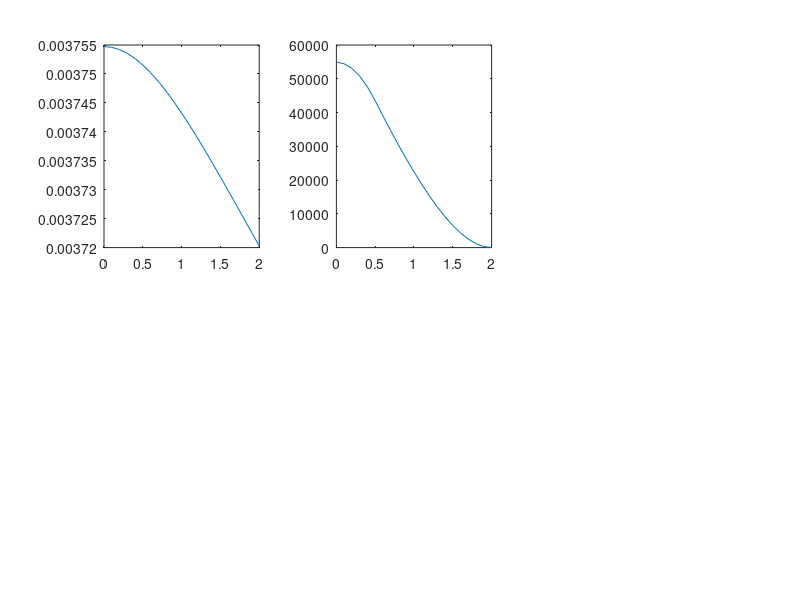

Source code (MATLAB):
clc;clear
EI1=2083.3e6;EI2=EI1/10;ks1=250e6;ks2=ks1/20;gama=2e4;h=1.543;q1=1e5;q2=0;L1=2;L2=5;s=0.5;ds=0.1;
J=((ks1+ks2)*EI1/ks1+EI2)*ks1/(EI1*EI2);K=(ks1*ks2)/(EI1*EI2);M=ks1*gama*h/(EI1*EI2)+(ks1+ks2)*(q1+q2)/(EI1*EI2);
Md=ks1*gama*h/(EI1*EI2)+(ks1+ks2)*q2/(EI1*EI2);
beta2=((J-(J^2-4*K)^0.5)/8)^0.25;beta3=((J+(J^2-4*K)^0.5)/8)^0.25;beta7=(ks2/(4*EI2))^0.25;
D2=1-4*(EI1/ks1)*(beta2^4);D3=1-4*(EI1/ks1)*(beta3^4);
u1=gama*h/ks2;u2=-(q1+q2)/ks1;u2d=-q2/ks1;u3=M/K;u3d=Md/K;
format long
x=0;
a0101=beta2;
a0102=beta2;
a0103=-beta2;
a0104=beta2;
a0105=beta3;
a0106=beta3;
a0107=-beta3;
a0108=beta3;
a0109=0;
a0110=0;
a0111=0;
a0112=0;
a0113=0;
a0114=0;
a0115=0;
a0116=0;
a0117=0;
a0118=0;
a0119=0;
a0120=0;
x=0;
a0201=-2*beta2^3;
a0202=2*beta2^3;
a0203=2*beta2^3;
a0204=2*beta2^3;
a0205=-2*beta3^3;
a0206=2*beta3^3;
a0207=2*beta3^3;
a0208=2*beta3^3;
a0209=0;
a0210=0;
a0211=0;
a0212=0;
a0213=0;
a0214=0;
a0215=0;
a0216=0;
a0217=0;
a0218=0;
a0219=0;
a0220=0;
x=L1;
a0301=0;
a0302=0;
a0303=0;
a0304=0;
a0305=0;
a0306=0;
a0307=0;
a0308=0;
a0309=-2*beta2^2*exp(beta2*x)*sin(beta2*x);
a0310=2*beta2^2*exp(beta2*x)*cos(beta2*x);
a0311=2*beta2^2*exp(-beta2*x)*sin(beta2*x);
a0312=-2*beta2^2*exp(-beta2*x)*cos(beta2*x);
a0313=-2*beta3^2*exp(beta3*x)*sin(beta3*x);
a0314=2*beta3^2*exp(beta3*x)*cos(beta3*x);
a0315=2*beta3^2*exp(-beta3*x)*sin(beta3*x);
a0316=-2*beta3^2*exp(-beta3*x)*cos(beta3*x);
a0317=0;
a0318=0;
a0319=0;
a0320=0;
x=L1;
a0401=0;
a0402=0;
a0403=0;
a0404=0;
a0405=0;
a0406=0;
a0407=0;
a0408=0;
a0409=-2*beta2^3*exp(beta2*x)*(sin(beta2*x)+cos(beta2*x));
a0410=2*beta2^3*exp(beta2*x)*(cos(beta2*x)-sin(beta2*x));
a0411=2*beta2^3*exp(-beta2*x)*(cos(beta2*x)-sin(beta2*x));
a0412=2*beta2^3*exp(-beta2*x)*(sin(beta2*x)+cos(beta2*x));
a0413=-2*beta3^3*exp(beta3*x)*(sin(beta3*x)+cos(beta3*x));
a0414=2*beta3^3*exp(beta3*x)*(cos(beta3*x)-sin(beta3*x));
a0415=2*beta3^3*exp(-beta3*x)*(cos(beta3*x)-sin(beta3*x));
a0416=2*beta3^3*exp(-beta3*x)*(cos(beta3*x)+sin(beta3*x));
a0417=0;
a0418=0;
a0419=0;
a0420=0;
x=0;
a0501=D2*beta2;
a0502=D2*beta2;
a0503=-D2*beta2;
a0504=D2*beta2;
a0505=D3*beta3;
a0506=D3*beta3;
a0507=-D3*beta3;
a0508=D3*beta3;
a0509=0;
a0510=0;
a0511=0;
a0512=0;
a0513=0;
a0514=0;
a0515=0;
a0516=0;
a0517=0;
a0518=0;
a0519=0;
a0520=0;
x=0;
a0601=-2*D2*beta2^3;
a0602=2*D2*beta2^3;
a0603=2*D2*beta2^3;
a0604=2*D2*beta2^3;
a0605=-2*D3*beta3^3;
a0606=2*D3*beta3^3;
a0607=2*D3*beta3^3;
a0608=2*D3*beta3^3;
a0609=0;
a0610=0;
a0611=0;
a0612=0;
a0613=0;
a0614=0;
a0615=0;
a0616=0;
a0617=0;
a0618=0;
a0619=0;
a0620=0;
x=L2;
a0701=0;
a0702=0;
a0703=0;
a0704=0;
a0705=0;
a0706=0;
a0707=0;
a0708=0;
a0709=0;
a0710=0;
a0711=0;
a0712=0;
a0713=0;
a0714=0;
a0715=0;
a0716=0;
a0717=-2*beta7^2*exp(beta7*x)*sin(beta7*x);
a0718=2*beta7^2*exp(beta7*x)*cos(beta7*x);
a0719=2*beta7^2*exp(-beta7*x)*sin(beta7*x);
a0720=-2*beta7^2*exp(-beta7*x)*cos(beta7*x);
x=L2;
a0801=0;
a0802=0;
a0803=0;
a0804=0;
a0805=0;
a0806=0;
a0807=0;
a0808=0;
a0809=0;
a0810=0;
a0811=0;
a0812=0;
a0813=0;
a0814=0;
a0815=0;
a0816=0;
a0817=-2*beta7^3*exp(beta7*x)*(cos(beta7*x)+sin(beta7*x));
a0818=2*beta7^3*exp(beta7*x)*(cos(beta7*x)-sin(beta7*x));
a0819=2*beta7^3*exp(-beta7*x)*(cos(beta7*x)-sin(beta7*x));
a0820=2*beta7^3*exp(-beta7*x)*(cos(beta7*x)+sin(beta7*x));
x=s;
a0901=exp(beta2*x)*cos(beta2*x);
a0902=exp(beta2*x)*sin(beta2*x);
a0903=exp(-beta2*x)*cos(beta2*x);
a0904=exp(-beta2*x)*sin(beta2*x);
a0905=exp(beta3*x)*cos(beta3*x);
a0906=exp(beta3*x)*sin(beta3*x);
a0907=exp(-beta3*x)*cos(beta3*x);
a0908=exp(-beta3*x)*sin(beta3*x);
a0909=-exp(beta2*x)*cos(beta2*x);
a0910=-exp(beta2*x)*sin(beta2*x);
a0911=-exp(-beta2*x)*cos(beta2*x);
a0912=-exp(-beta2*x)*sin(beta2*x);
a0913=-exp(beta3*x)*cos(beta3*x);
a0914=-exp(beta3*x)*sin(beta3*x);
a0915=-exp(-beta3*x)*cos(beta3*x);
a0916=-exp(-beta3*x)*sin(beta3*x);
a0917=0;
a0918=0;
a0919=0;
a0920=0;
x=s;
a1001=beta2*exp(beta2*x)*(cos(beta2*x)-sin(beta2*x));
a1002=beta2*exp(beta2*x)*(cos(beta2*x)+sin(beta2*x));
a1003=-beta2*exp(-beta2*x)*(cos(beta2*x)+sin(beta2*x));
a1004=beta2*exp(-beta2*x)*(cos(beta2*x)-sin(beta2*x));
a1005=beta3*exp(beta3*x)*(cos(beta3*x)-sin(beta3*x));
a1006=beta3*exp(beta3*x)*(cos(beta3*x)+sin(beta3*x));
a1007=-beta3*exp(-beta3*x)*(cos(beta3*x)+sin(beta3*x));
a1008=beta3*exp(-beta3*x)*(cos(beta3*x)-sin(beta3*x));
a1009=-beta2*exp(beta2*x)*(cos(beta2*x)-sin(beta2*x));
a1010=-beta2*exp(beta2*x)*(cos(beta2*x)+sin(beta2*x));
a1011=beta2*exp(-beta2*x)*(cos(beta2*x)+sin(beta2*x));
a1012=-beta2*exp(-beta2*x)*(cos(beta2*x)-sin(beta2*x));
a1013=-beta3*exp(beta3*x)*(cos(beta3*x)-sin(beta3*x));
a1014=-beta3*exp(beta3*x)*(cos(beta3*x)+sin(beta3*x));
a1015=beta3*exp(-beta3*x)*(cos(beta3*x)+sin(beta3*x));
a1016=-beta3*exp(-beta3*x)*(cos(beta3*x)-sin(beta3*x));
a1017=0;
a1018=0;
a1019=0;
a1020=0;
x=s;
a1101=-2*beta2^2*exp(beta2*x)*sin(beta2*x);
a1102=2*beta2^2*exp(beta2*x)*cos(beta2*x);
a1103=2*beta2^2*exp(-beta2*x)*sin(beta2*x);
a1104=-2*beta2^2*exp(-beta2*x)*cos(beta2*x);
a1105=-2*beta3^2*exp(beta3*x)*sin(beta3*x);
a1106=2*beta3^2*exp(beta3*x)*cos(beta3*x);
a1107=2*beta3^2*exp(-beta3*x)*sin(beta3*x);
a1108=-2*beta3^2*exp(-beta3*x)*cos(beta3*x);
a1109=2*beta2^2*exp(beta2*x)*sin(beta2*x);
a1110=-2*beta2^2*exp(beta2*x)*cos(beta2*x);
a1111=-2*beta2^2*exp(-beta2*x)*sin(beta2*x);
a1112=2*beta2^2*exp(-beta2*x)*cos(beta2*x);
a1113=2*beta3^2*exp(beta3*x)*sin(beta3*x);
a1114=-2*beta3^2*exp(beta3*x)*cos(beta3*x);
a1115=-2*beta3^2*exp(-beta3*x)*sin(beta3*x);
a1116=2*beta3^2*exp(-beta3*x)*cos(beta3*x);
a1117=0;
a1118=0;
a1119=0;
a1120=0;
x=s;
a1201=-2*beta2^3*exp(beta2*x)*(cos(beta2*x)+sin(beta2*x));
a1202=2*beta2^3*exp(beta2*x)*(cos(beta2*x)-sin(beta2*x));
a1203=2*beta2^3*exp(-beta2*x)*(cos(beta2*x)-sin(beta2*x));
a1204=2*beta2^3*exp(-beta2*x)*(cos(beta2*x)+sin(beta2*x));
a1205=-2*beta3^3*exp(beta3*x)*(cos(beta3*x)+sin(beta3*x));
a1206=2*beta3^3*exp(beta3*x)*(cos(beta3*x)-sin(beta3*x));
a1207=2*beta3^3*exp(-beta3*x)*(cos(beta3*x)-sin(beta3*x));
a1208=2*beta3^3*exp(-beta3*x)*(cos(beta3*x)+sin(beta3*x));
a1209=2*beta2^3*exp(beta2*x)*(cos(beta2*x)+sin(beta2*x));
a1210=-2*beta2^3*exp(beta2*x)*(cos(beta2*x)-sin(beta2*x));
a1211=-2*beta2^3*exp(-beta2*x)*(cos(beta2*x)-sin(beta2*x));
a1212=-2*beta2^3*exp(-beta2*x)*(cos(beta2*x)+sin(beta2*x));
a1213=2*beta3^3*exp(beta3*x)*(cos(beta3*x)+sin(beta3*x));
a1214=-2*beta3^3*exp(beta3*x)*(cos(beta3*x)-sin(beta3*x));
a1215=-2*beta3^3*exp(-beta3*x)*(cos(beta3*x)-sin(beta3*x));
a1216=-2*beta3^3*exp(-beta3*x)*(cos(beta3*x)+sin(beta3*x));
a1217=0;
a1218=0;
a1219=0;
a1220=0;
x=s;
a1301=D2*exp(beta2*x)*cos(beta2*x);
a1302=D2*exp(beta2*x)*sin(beta2*x);
a1303=D2*exp(-beta2*x)*cos(beta2*x);
a1304=D2*exp(-beta2*x)*sin(beta2*x);
a1305=D3*exp(beta3*x)*cos(beta3*x);
a1306=D3*exp(beta3*x)*sin(beta3*x);
a1307=D3*exp(-beta3*x)*cos(beta3*x);
a1308=D3*exp(-beta3*x)*sin(beta3*x);
a1309=-D2*exp(beta2*x)*cos(beta2*x);
a1310=-D2*exp(beta2*x)*sin(beta2*x);
a1311=-D2*exp(-beta2*x)*cos(beta2*x);
a1312=-D2*exp(-beta2*x)*sin(beta2*x);
a1313=-D3*exp(beta3*x)*cos(beta3*x);
a1314=-D3*exp(beta3*x)*sin(beta3*x);
a1315=-D3*exp(-beta3*x)*cos(beta3*x);
a1316=-D3*exp(-beta3*x)*sin(beta3*x);
a1317=0;
a1318=0;
a1319=0;
a1320=0;
x=s;
a1401=D2*beta2*exp(beta2*x)*(cos(beta2*x)-sin(beta2*x));
a1402=D2*beta2*exp(beta2*x)*(cos(beta2*x)+sin(beta2*x));
a1403=-D2*beta2*exp(-beta2*x)*(cos(beta2*x)+sin(beta2*x));
a1404=D2*beta2*exp(-beta2*x)*(cos(beta2*x)-sin(beta2*x));
a1405=D3*beta3*exp(beta3*x)*(cos(beta3*x)-sin(beta3*x));
a1406=D3*beta3*exp(beta3*x)*(cos(beta3*x)+sin(beta3*x));
a1407=-D3*beta3*exp(-beta3*x)*(cos(beta3*x)+sin(beta3*x));
a1408=D3*beta3*exp(-beta3*x)*(cos(beta3*x)-sin(beta3*x));
a1409=-D2*beta2*exp(beta2*x)*(cos(beta2*x)-sin(beta2*x));
a1410=-D2*beta2*exp(beta2*x)*(cos(beta2*x)+sin(beta2*x));
a1411=D2*beta2*exp(-beta2*x)*(cos(beta2*x)+sin(beta2*x));
a1412=-D2*beta2*exp(-beta2*x)*(cos(beta2*x)-sin(beta2*x));
a1413=-D3*beta3*exp(beta3*x)*(cos(beta3*x)-sin(beta3*x));
a1414=-D3*beta3*exp(beta3*x)*(cos(beta3*x)+sin(beta3*x));
a1415=D3*beta3*exp(-beta3*x)*(cos(beta3*x)+sin(beta3*x));
a1416=-D3*beta3*exp(-beta3*x)*(cos(beta3*x)-sin(beta3*x));
a1417=0;
a1418=0;
a1419=0;
a1420=0;
x=s;
a1501=-2*D2*beta2^2*exp(beta2*x)*sin(beta2*x);
a1502=2*D2*beta2^2*exp(beta2*x)*cos(beta2*x);
a1503=2*D2*beta2^2*exp(-beta2*x)*sin(beta2*x);
a1504=-2*D2*beta2^2*exp(-beta2*x)*cos(beta2*x);
a1505=-2*D3*beta3^2*exp(beta3*x)*sin(beta3*x);
a1506=2*D3*beta3^2*exp(beta3*x)*cos(beta3*x);
a1507=2*D3*beta3^2*exp(-beta3*x)*sin(beta3*x);
a1508=-2*D3*beta3^2*exp(-beta3*x)*cos(beta3*x);
a1509=2*D2*beta2^2*exp(beta2*x)*sin(beta2*x);
a1510=-2*D2*beta2^2*exp(beta2*x)*cos(beta2*x);
a1511=-2*D2*beta2^2*exp(-beta2*x)*sin(beta2*x);
a1512=2*D2*beta2^2*exp(-beta2*x)*cos(beta2*x);
a1513=2*D3*beta3^2*exp(beta3*x)*sin(beta3*x);
a1514=-2*D3*beta3^2*exp(beta3*x)*cos(beta3*x);
a1515=-2*D3*beta3^2*exp(-beta3*x)*sin(beta3*x);
a1516=2*D3*beta3^2*exp(-beta3*x)*cos(beta3*x);
a1517=0;
a1518=0;
a1519=0;
a1520=0;
x=s;
a1601=-2*D2*beta2^3*exp(beta2*x)*(cos(beta2*x)+sin(beta2*x));
a1602=2*D2*beta2^3*exp(beta2*x)*(cos(beta2*x)-sin(beta2*x));
a1603=2*D2*beta2^3*exp(-beta2*x)*(cos(beta2*x)-sin(beta2*x));
a1604=2*D2*beta2^3*exp(-beta2*x)*(cos(beta2*x)+sin(beta2*x));
a1605=-2*D3*beta3^3*exp(beta3*x)*(cos(beta3*x)+sin(beta3*x));
a1606=2*D3*beta3^3*exp(beta3*x)*(cos(beta3*x)-sin(beta3*x));
a1607=2*D3*beta3^3*exp(-beta3*x)*(cos(beta3*x)-sin(beta3*x));
a1608=2*D3*beta3^3*exp(-beta3*x)*(cos(beta3*x)+sin(beta3*x));
a1609=2*D2*beta2^3*exp(beta2*x)*(cos(beta2*x)+sin(beta2*x));
a1610=-2*D2*beta2^3*exp(beta2*x)*(cos(beta2*x)-sin(beta2*x));
a1611=-2*D2*beta2^3*exp(-beta2*x)*(cos(beta2*x)-sin(beta2*x));
a1612=-2*D2*beta2^3*exp(-beta2*x)*(cos(beta2*x)+sin(beta2*x));
a1613=2*D3*beta3^3*exp(beta3*x)*(cos(beta3*x)+sin(beta3*x));
a1614=-2*D3*beta3^3*exp(beta3*x)*(cos(beta3*x)-sin(beta3*x));
a1615=-2*D3*beta3^3*exp(-beta3*x)*(cos(beta3*x)-sin(beta3*x));
a1616=-2*D3*beta3^3*exp(-beta3*x)*(cos(beta3*x)+sin(beta3*x));
a1617=0;
a1618=0;
a1619=0;
a1620=0;
x=L1;
a1701=0;
a1702=0;
a1703=0;
a1704=0;
a1705=0;
a1706=0;
a1707=0;
a1708=0;
a1709=D2*exp(beta2*x)*cos(beta2*x);
a1710=D2*exp(beta2*x)*sin(beta2*x);
a1711=D2*exp(-beta2*x)*cos(beta2*x);
a1712=D2*exp(-beta2*x)*sin(beta2*x);
a1713=D3*exp(beta3*x)*cos(beta3*x);
a1714=D3*exp(beta3*x)*sin(beta3*x);
a1715=D3*exp(-beta3*x)*cos(beta3*x);
a1716=D3*exp(-beta3*x)*sin(beta3*x);
a1717=-exp(beta7*x)*cos(beta7*x);
a1718=-exp(beta7*x)*sin(beta7*x);
a1719=-exp(-beta7*x)*cos(beta7*x);
a1720=-exp(-beta7*x)*sin(beta7*x);
x=L1;
a1801=0;
a1802=0;
a1803=0;
a1804=0;
a1805=0;
a1806=0;
a1807=0;
a1808=0;
a1809=D2*beta2*exp(beta2*x)*(cos(beta2*x)-sin(beta2*x));
a1810=D2*beta2*exp(beta2*x)*(cos(beta2*x)+sin(beta2*x));
a1811=-D2*beta2*exp(-beta2*x)*(cos(beta2*x)+sin(beta2*x));
a1812=D2*beta2*exp(-beta2*x)*(cos(beta2*x)-sin(beta2*x));
a1813=D3*beta3*exp(beta3*x)*(cos(beta3*x)-sin(beta3*x));
a1814=D3*beta3*exp(beta3*x)*(cos(beta3*x)+sin(beta3*x));
a1815=-D3*beta3*exp(-beta3*x)*(cos(beta3*x)+sin(beta3*x));
a1816=D3*beta3*exp(-beta3*x)*(cos(beta3*x)-sin(beta3*x));
a1817=-beta7*exp(beta7*x)*(cos(beta7*x)-sin(beta7*x));
a1818=-beta7*exp(beta7*x)*(cos(beta7*x)+sin(beta7*x));
a1819=beta7*exp(-beta7*x)*(cos(beta7*x)+sin(beta7*x));
a1820=-beta7*exp(-beta7*x)*(cos(beta7*x)-sin(beta7*x));
x=L1;
a1901=0;
a1902=0;
a1903=0;
a1904=0;
a1905=0;
a1906=0;
a1907=0;
a1908=0;
a1909=-2*D2*beta2^2*exp(beta2*x)*sin(beta2*x);
a1910=2*D2*beta2^2*exp(beta2*x)*cos(beta2*x);
a1911=2*D2*beta2^2*exp(-beta2*x)*sin(beta2*x);
a1912=-2*D2*beta2^2*exp(-beta2*x)*cos(beta2*x);
a1913=-2*D3*beta3^2*exp(beta3*x)*sin(beta3*x);
a1914=2*D3*beta3^2*exp(beta3*x)*cos(beta3*x);
a1915=2*D3*beta3^2*exp(-beta3*x)*sin(beta3*x);
a1916=-2*D3*beta3^2*exp(-beta3*x)*cos(beta3*x);
a1917=2*beta7^2*exp(beta7*x)*sin(beta7*x);
a1918=-2*beta7^2*exp(beta7*x)*cos(beta7*x);
a1919=-2*beta7^2*exp(-beta7*x)*sin(beta7*x);
a1920=2*beta7^2*exp(-beta7*x)*cos(beta7*x);
x=L1;
a2001=0;
a2002=0;
a2003=0;
a2004=0;
a2005=0;
a2006=0;
a2007=0;
a2008=0;
a2009=-2*D2*beta2^3*exp(beta2*x)*(cos(beta2*x)+sin(beta2*x));
a2010=2*D2*beta2^3*exp(beta2*x)*(cos(beta2*x)-sin(beta2*x));
a2011=2*D2*beta2^3*exp(-beta2*x)*(cos(beta2*x)-sin(beta2*x));
a2012=2*D2*beta2^3*exp(-beta2*x)*(cos(beta2*x)+sin(beta2*x));
a2013=-2*D3*beta3^3*exp(beta3*x)*(cos(beta3*x)+sin(beta3*x));
a2014=2*D3*beta3^3*exp(beta3*x)*(cos(beta3*x)-sin(beta3*x));
a2015=2*D3*beta3^3*exp(-beta3*x)*(cos(beta3*x)-sin(beta3*x));
a2016=2*D3*beta3^3*exp(-beta3*x)*(cos(beta3*x)+sin(beta3*x));
a2017=2*beta7^3*exp(beta7*x)*(cos(beta7*x)+sin(beta7*x));
a2018=-2*beta7^3*exp(beta7*x)*(cos(beta7*x)-sin(beta7*x));
a2019=-2*beta7^3*exp(-beta7*x)*(cos(beta7*x)-sin(beta7*x));
a2020=-2*beta7^3*exp(-beta7*x)*(cos(beta7*x)+sin(beta7*x));
A=[a0101 a0102 a0103 a0104 a0105 a0106 a0107 a0108 a0109 a0110 a0111 a0112 a0113 a0114 a0115 a0116 a0117 a0118 a0119 a0120;...
   a0201 a0202 a0203 a0204 a0205 a0206 a0207 a0208 a0209 a0210 a0211 a0212 a0213 a0214 a0215 a0216 a0217 a0218 a0219 a0220;...
   a0301 a0302 a0303 a0304 a0305 a0306 a0307 a0308 a0309 a0310 a0311 a0312 a0313 a0314 a0315 a0316 a0317 a0318 a0319 a0320;...
   a0401 a0402 a0403 a0404 a0405 a0406 a0407 a0408 a0409 a0410 a0411 a0412 a0413 a0414 a0415 a0416 a0417 a0418 a0419 a0420;...
   a0501 a0502 a0503 a0504 a0505 a0506 a0507 a0508 a0509 a0510 a0511 a0512 a0513 a0514 a0515 a0516 a0517 a0518 a0519 a0520;...
   a0601 a0602 a0603 a0604 a0605 a0606 a0607 a0608 a0609 a0610 a0611 a0612 a0613 a0614 a0615 a0616 a0617 a0618 a0619 a0620;...
   a0701 a0702 a0703 a0704 a0705 a0706 a0707 a0708 a0709 a0710 a0711 a0712 a0713 a0714 a0715 a0716 a0717 a0718 a0719 a0720;...
   a0801 a0802 a0803 a0804 a0805 a0806 a0807 a0808 a0809 a0810 a0811 a0812 a0813 a0814 a0815 a0816 a0817 a0818 a0819 a0820;...
   a0901 a0902 a0903 a0904 a0905 a0906 a0907 a0908 a0909 a0910 a0911 a0912 a0913 a0914 a0915 a0916 a0917 a0918 a0919 a0920;...
   a1001 a1002 a1003 a1004 a1005 a1006 a1007 a1008 a1009 a1010 a1011 a1012 a1013 a1014 a1015 a1016 a1017 a1018 a1019 a1020;...
   a1101 a1102 a1103 a1104 a1105 a1106 a1107 a1108 a1109 a1110 a1111 a1112 a1113 a1114 a1115 a1116 a1117 a1118 a1119 a1120;...
   a1201 a1202 a1203 a1204 a1205 a1206 a1207 a1208 a1209 a1210 a1211 a1212 a1213 a1214 a1215 a1216 a1217 a1218 a1219 a1220;...
   a1301 a1302 a1303 a1304 a1305 a1306 a1307 a1308 a1309 a1310 a1311 a1312 a1313 a1314 a1315 a1316 a1317 a1318 a1319 a1320;...
   a1401 a1402 a1403 a1404 a1405 a1406 a1407 a1408 a1409 a1410 a1411 a1412 a1413 a1414 a1415 a1416 a1417 a1418 a1419 a1420;...
   a1501 a1502 a1503 a1504 a1505 a1506 a1507 a1508 a1509 a1510 a1511 a1512 a1513 a1514 a1515 a1516 a1517 a1518 a1519 a1520;...
   a1601 a1602 a1603 a1604 a1605 a1606 a1607 a1608 a1609 a1610 a1611 a1612 a1613 a1614 a1615 a1616 a1617 a1618 a1619 a1620;...
   a1701 a1702 a1703 a1704 a1705 a1706 a1707 a1708 a1709 a1710 a1711 a1712 a1713 a1714 a1715 a1716 a1717 a1718 a1719 a1720;...
   a1801 a1802 a1803 a1804 a1805 a1806 a1807 a1808 a1809 a1810 a1811 a1812 a1813 a1814 a1815 a1816 a1817 a1818 a1819 a1820;...
   a1901 a1902 a1903 a1904 a1905 a1906 a1907 a1908 a1909 a1910 a1911 a1912 a1913 a1914 a1915 a1916 a1917 a1918 a1919 a1920;...
   a2001 a2002 a2003 a2004 a2005 a2006 a2007 a2008 a2009 a2010 a2011 a2012 a2013 a2014 a2015 a2016 a2017 a2018 a2019 a2020;];
B=[0;0;0;0;0;0;0;0;u3d-u3;0;0;0;u3d+u2d-u3-u2;0;0;0;-u3d-u2d+u1;0;0;0;];
C=A\B;
N1=s/ds;N2=(L1-s)/ds;N3=(L2-L1)/ds;
s1=zeros(N1+N2+1,1);s2=zeros(N2+N1+N3+1,1);w1=zeros(N1+N2+1,1);w2=zeros(N3+N2+N1+1,1);M1=zeros(N1+N2+1,1);
for i=1:1:N1+1
    s1(i,1)=(i-1)*ds;
    s2(i,1)=(i-1)*ds;
    w1(i,1)=C(1,1)*exp(beta2*s1(i,1))*cos(beta2*s1(i,1))+C(2,1)*exp(beta2*s1(i,1))*sin(beta2*s1(i,1))...
           +C(3,1)*exp(-beta2*s1(i,1))*cos(beta2*s1(i,1))+C(4,1)*exp(-beta2*s1(i,1))*sin(beta2*s1(i,1))...
           +C(5,1)*exp(beta3*s1(i,1))*cos(beta3*s1(i,1))+C(6,1)*exp(beta3*s1(i,1))*sin(beta3*s1(i,1))...
           +C(7,1)*exp(-beta3*s1(i,1))*cos(beta3*s1(i,1))+C(8,1)*exp(-beta3*s1(i,1))*sin(beta3*s1(i,1))+u3;
    w2(i,1)=D2*(C(1,1)*exp(beta2*s2(i,1))*cos(beta2*s2(i,1))+C(2,1)*exp(beta2*s2(i,1))*sin(beta2*s2(i,1))...
           +C(3,1)*exp(-beta2*s2(i,1))*cos(beta2*s2(i,1))+C(4,1)*exp(-beta2*s2(i,1))*sin(beta2*s2(i,1)))...
           +D3*(C(5,1)*exp(beta3*s2(i,1))*cos(beta3*s2(i,1))+C(6,1)*exp(beta3*s2(i,1))*sin(beta3*s2(i,1))...
           +C(7,1)*exp(-beta3*s2(i,1))*cos(beta3*s2(i,1))+C(8,1)*exp(-beta3*s2(i,1))*sin(beta3*s2(i,1)))+u3+u2;
   M1(i,1)=2*EI1*(beta2^2*(C(1,1)*exp(beta2*s1(i,1))*sin(beta2*s1(i,1))-C(2,1)*exp(beta2*s1(i,1))*cos(beta2*s1(i,1))...
           -C(3,1)*exp(-beta2*s1(i,1))*sin(beta2*s1(i,1))+C(4,1)*exp(-beta2*s1(i,1))*cos(beta2*s1(i,1)))...
           +beta3^2*(C(5,1)*exp(beta3*s1(i,1))*sin(beta3*s1(i,1))-C(6,1)*exp(beta3*s1(i,1))*cos(beta3*s1(i,1))...
           -C(7,1)*exp(-beta3*s1(i,1))*sin(beta3*s1(i,1))+C(8,1)*exp(-beta3*s1(i,1))*cos(beta3*s1(i,1))));    
end
for j=1:1:N2+1
   s1(j+N1,1)=(j-1)*ds+s; 
   s2(j+N1,1)=(j-1)*ds+s;
   w1(j+N1,1)=C(9,1)*exp(beta2*s1(j+N1,1))*cos(beta2*s1(j+N1,1))+C(10,1)*exp(beta2*s1(j+N1,1))*sin(beta2*s1(j+N1,1))...
             +C(11,1)*exp(-beta2*s1(j+N1,1))*cos(beta2*s1(j+N1,1))+C(12,1)*exp(-beta2*s1(j+N1,1))*sin(beta2*s1(j+N1,1))...
             +C(13,1)*exp(beta3*s1(j+N1,1))*cos(beta3*s1(j+N1,1))+C(14,1)*exp(beta3*s1(j+N1,1))*sin(beta3*s1(j+N1,1))...
             +C(15,1)*exp(-beta3*s1(j+N1,1))*cos(beta3*s1(j+N1,1))+C(16,1)*exp(-beta3*s1(j+N1,1))*sin(beta3*s1(j+N1,1))+u3d;
   w2(j+N1,1)=D2*(C(9,1)*exp(beta2*s2(j+N1,1))*cos(beta2*s2(j+N1,1))+C(10,1)*exp(beta2*s2(j+N1,1))*sin(beta2*s2(j+N1,1))...
             +C(11,1)*exp(-beta2*s2(j+N1,1))*cos(beta2*s2(j+N1,1))+C(12,1)*exp(-beta2*s2(j+N1,1))*sin(beta2*s2(j+N1,1)))...
             +D3*(C(13,1)*exp(beta3*s2(j+N1,1))*cos(beta3*s2(j+N1,1))+C(14,1)*exp(beta3*s2(j+N1,1))*sin(beta3*s2(j+N1,1))...
             +C(15,1)*exp(-beta3*s2(j+N1,1))*cos(beta3*s2(j+N1,1))+C(16,1)*exp(-beta3*s2(j+N1,1))*sin(beta3*s2(j+N1,1)))+u3d+u2d;
   M1(j+N1,1)=2*EI1*(beta2^2*(C(9,1)*exp(beta2*s1(j+N1,1))*sin(beta2*s1(j+N1,1))-C(10,1)*exp(beta2*s1(j+N1,1))*cos(beta2*s1(j+N1,1))...
             -C(11,1)*exp(-beta2*s1(j+N1,1))*sin(beta2*s1(j+N1,1))+C(12,1)*exp(-beta2*s1(j+N1,1))*cos(beta2*s1(j+N1,1)))...
             +beta3^2*(C(13,1)*exp(beta3*s1(j+N1,1))*sin(beta3*s1(j+N1,1))-C(14,1)*exp(beta3*s1(j+N1,1))*cos(beta3*s1(j+N1,1))...
             -C(15,1)*exp(-beta3*s1(j+N1,1))*sin(beta3*s1(j+N1,1))+C(16,1)*exp(-beta3*s1(j+N1,1))*cos(beta3*s1(j+N1,1))));  
end
for k=1:1:N3+1
   s2(k+N1+N2,1)=(k-1)*ds+L1;
   w2(k+N1+N2,1)=C(17,1)*exp(beta7*s2(k+N1+N2,1))*cos(beta7*s2(k+N1+N2,1))+C(18,1)*exp(beta7*s2(k+N1+N2,1))*sin(beta7*s2(k+N1+N2,1))...
                +C(19,1)*exp(-beta7*s2(k+N1+N2,1))*cos(beta7*s2(k+N1+N2,1))+C(20,1)*exp(-beta7*s2(k+N1+N2,1))*sin(beta7*s2(k+N1+N2,1))+u1;
end
figure(1)
subplot(231);
plot(s1,w1)
hold on
%plot(s2,w2)
subplot(232);
plot(s1,M1);